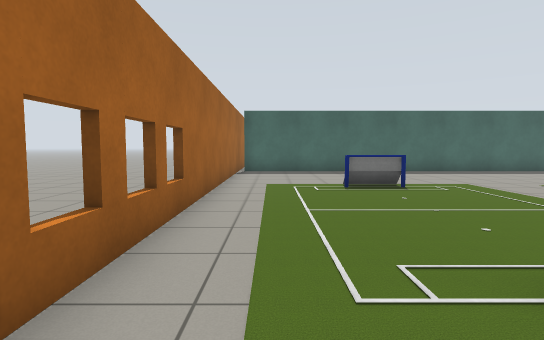
view 1 (above)

19 first-person views from a walk through a Gazebo world. The camera is 1 m above the floor, tilts 4° down and sees 80° across. The floor is counted in squares, 1 m on a side. Each view is taken from the middle of a square. On the plan, view 1 faces up. The plan holds only what a view shows up to about 12 squares ahead; the rest is blank. The place goes on beyond the plan. Robots are left out. Simple patterns stand in for the simulator's built-in surfaces.

view 2
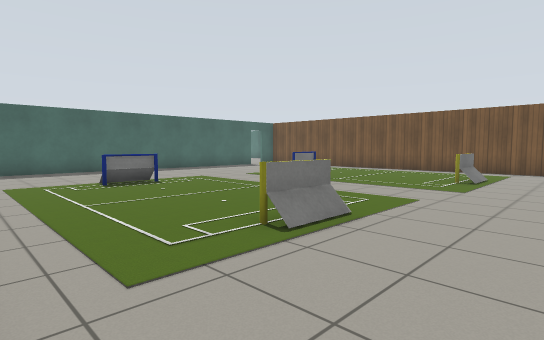

view 3
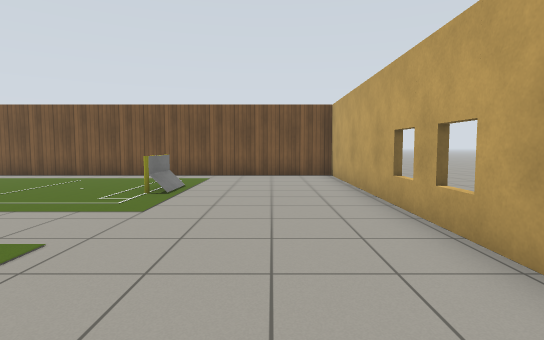

view 4
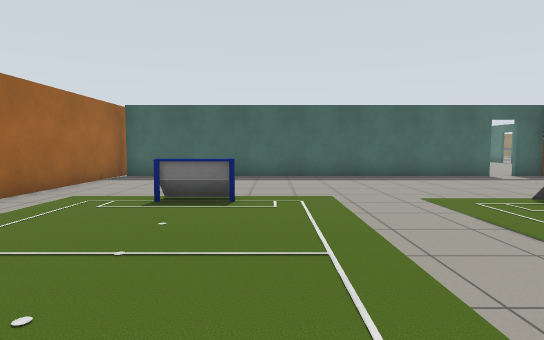

view 5
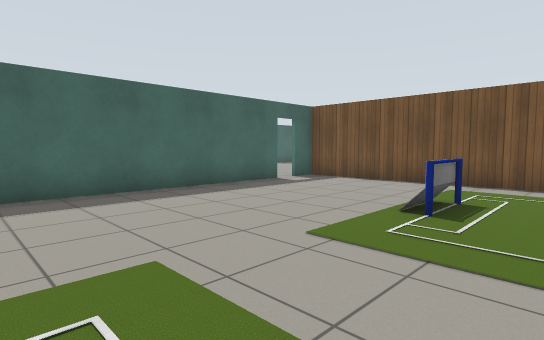

view 6
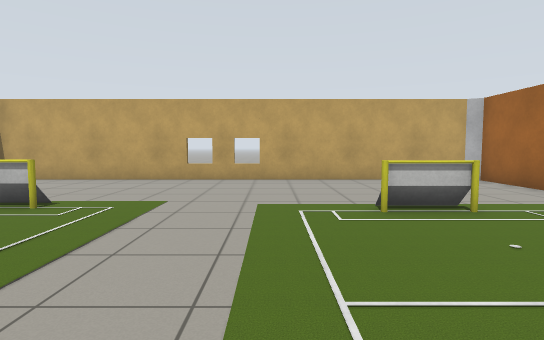

view 7
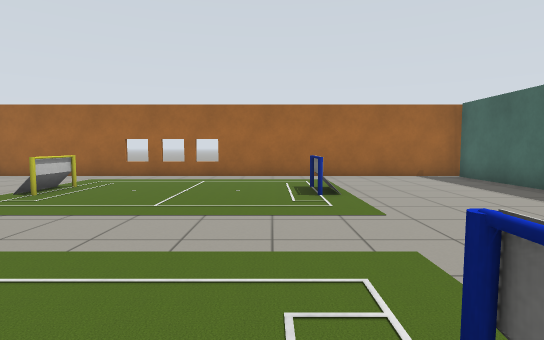

view 8
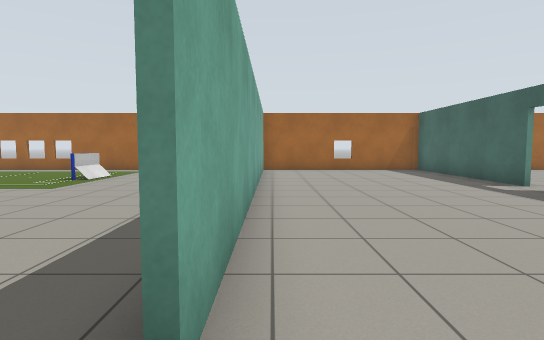

view 9
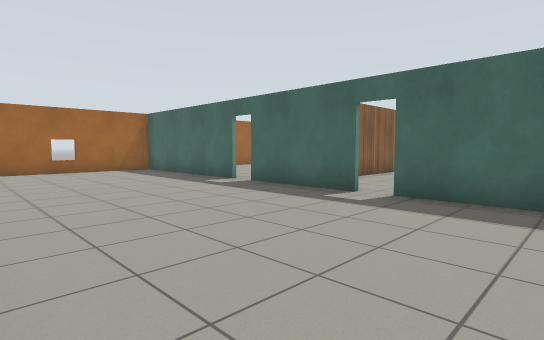

view 10
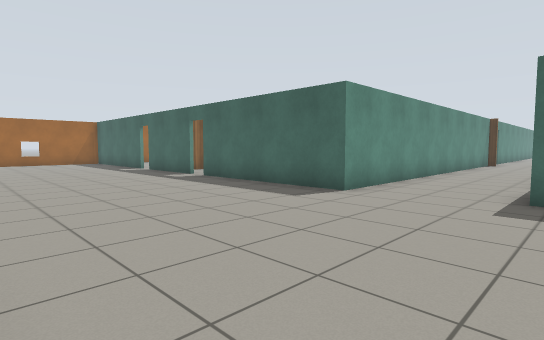

view 11
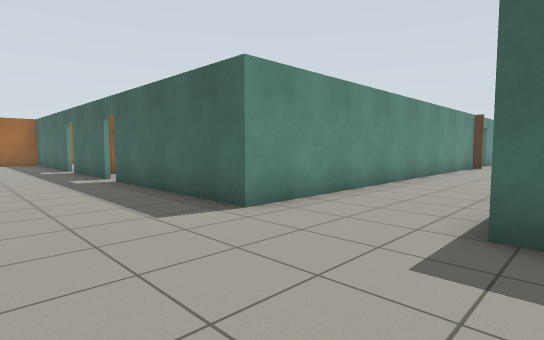

view 12
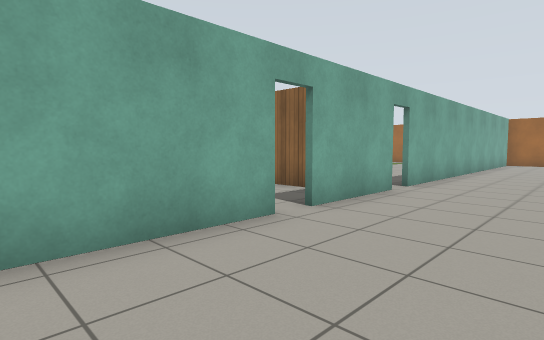

view 13
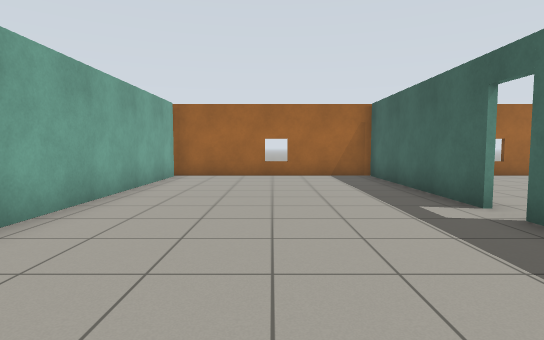

view 14
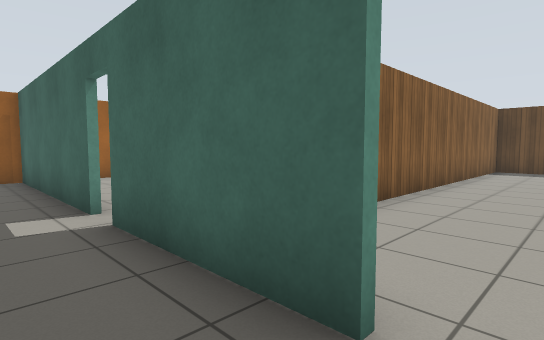

view 15
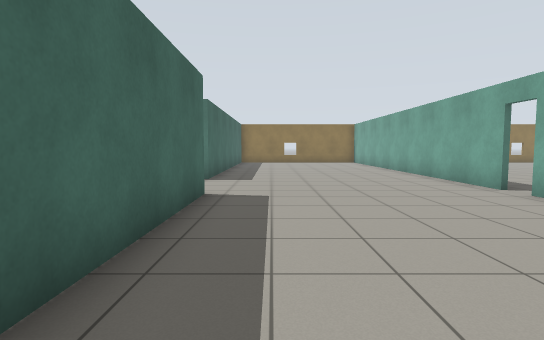

view 16
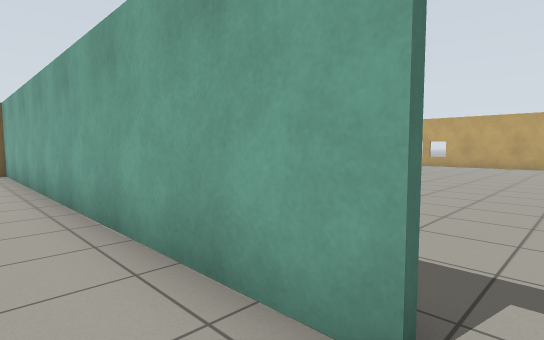

view 17
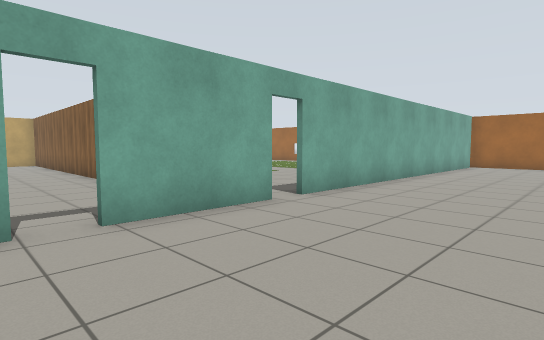

view 18
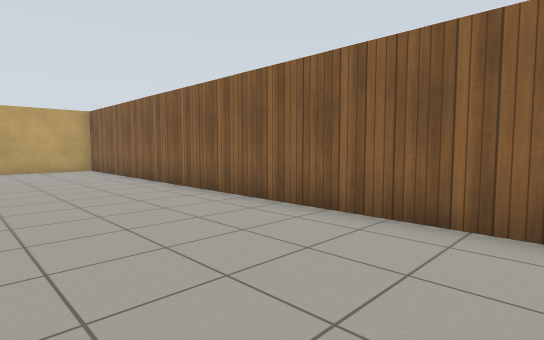

view 19
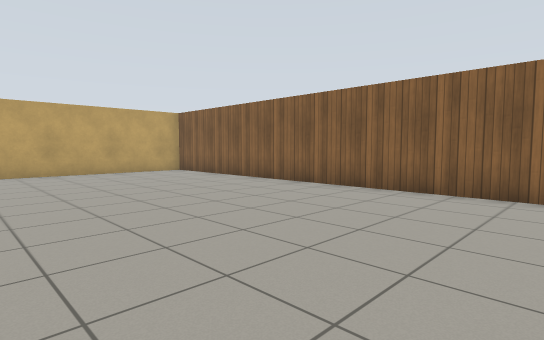

### Floor plan
Points are (right, up) in squares from view 1. A wall is a line through its corners. A room is listed if a view was taken in it or the views show most of it. See-through windows are left out.
Room 1 (views 1, 2, 3, 4, 5, 6, 7)
walls: (11.8, 13.5) (-1.2, 13.5); (-1.4, 13) (-1.4, -2.9) (-1, -3.1) (13.6, -3.1) (13.6, 13.5) (12.6, 13.5)
ways out: open door at (12, 13.5) to room 2
objects: cup (2, 2) to (3, 2); cup (2, 8) to (3, 8); cup (9, 2) to (10, 2); cup (9, 8) to (10, 8)
Room 2 (views 8, 9, 10, 11, 12, 13, 14, 15, 16, 17)
walls: (9.3, 20.5) (5.6, 20.5); (12.5, 13.6) (15.8, 13.6); (16.5, 13.6) (21.5, 13.6); (4.9, 20.5) (-1.4, 20.5) (-1.4, 13); (21, 21) (19.1, 21); (15.9, 30) (15.9, 20.5) (10, 20.5); (-1.2, 13.6) (11.8, 13.6)
ways out: open door at (12, 13.5) to room 1; open door at (16, 13.5) to room 3; open door at (5, 20.5); open door at (9.5, 20); open door at (19, 23)
Room 3 (views 18, 19)
walls: (13.7, 12) (13.7, -0.8); (16, -3.1) (19.9, -3.1)
ways out: open door at (16, 13.5) to room 2

Positions as (right, up) in squares from view 1, and headings:
1: (0, 0), facing up
2: (-1, -1), facing up-right
3: (2, -1), facing right
4: (4, 2), facing up
5: (4, 6), facing up-right
6: (5, 7), facing down
7: (10, 7), facing left
8: (13, 14), facing left
9: (13, 14), facing up-left
10: (20, 14), facing up-left
11: (20, 17), facing up-left
12: (20, 17), facing down-left
13: (10, 17), facing left
14: (10, 19), facing up-left
15: (9, 19), facing right
16: (16, 15), facing down-right
17: (17, 18), facing down-left
18: (18, 12), facing down-left
19: (21, 10), facing down-left
